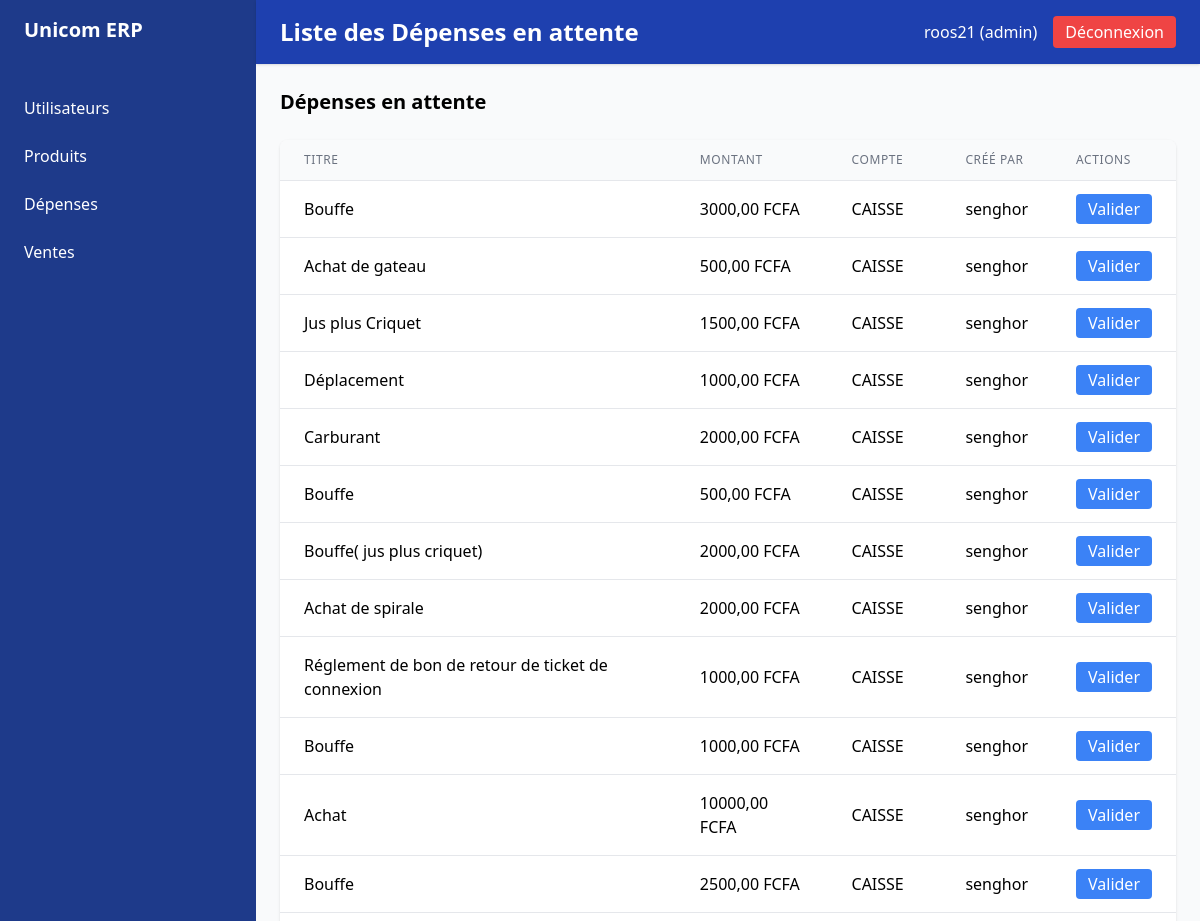
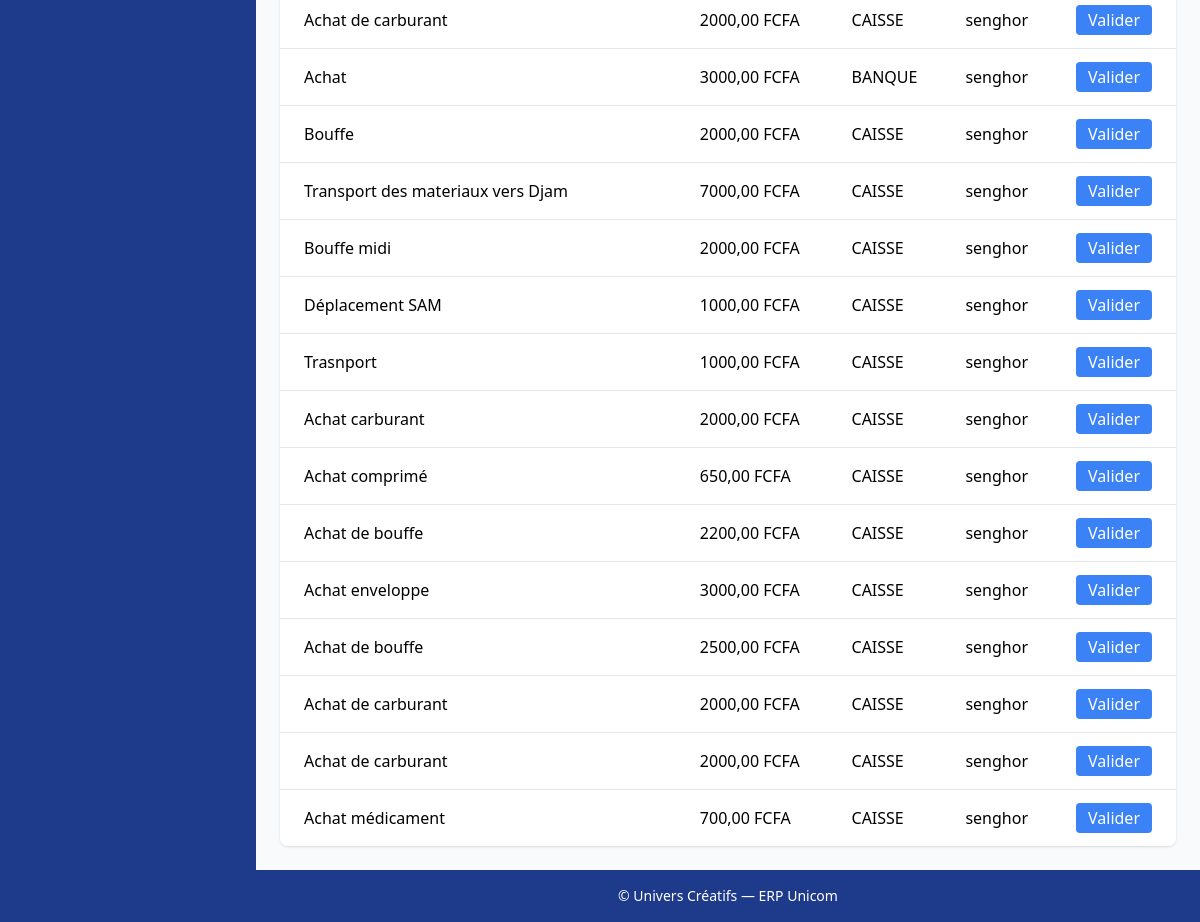
/expenses/pending/ (signed in), run on the app's committed database (2 pictures, top to bottom).
### accounts/models.py (models this page shows, shortened)
class User(AbstractUser, PermissionsMixin, SoftDeleteMixin):
    class Role(models.TextChoices):
        GERANT = "gerant", "Gérant d'antenne"
        ADMIN = "admin", "Admin central"
        DIRECTEUR = "directeur", "Directeur"
        SUPERVISEUR = "superviseur", "Superviseur régional"
    role = models.CharField(
        max_length=20,
        choices=Role.choices,
        default=Role.GERANT,
        help_text="Détermine les permissions et les accès aux modules."
    )
    antenne = models.CharField(
        max_length=255,
        blank=True,
        null=True,
        help_text="Nom de l'antenne rattachée"
    )
    telephone = models.CharField(
        max_length=20,
        blank=True,
        null=True,
        help_text="Numéro de téléphone professionnel"
    )
    is_blocked = models.BooleanField(
        default=False,
        help_text="Blocage manuel : coupe l'accès sans supprimer le compte."
    )
    date_creation = models.DateTimeField(
        auto_now_add=True,
        help_text="Date de création du compte"
    )
    date_derniere_connexion = models.DateTimeField(
        blank=True,
        null=True,
        help_text="Dernière connexion réussie"
    )
    groups = models.ManyToManyField(
        'auth.Group',
        related_name='accounts_user_set',
        related_query_name='accounts_user',
        blank=True,
        help_text='Groupes de permissions de l’utilisateur.'
    )
    user_permissions = models.ManyToManyField(
        'auth.Permission',
        related_name='accounts_user_set',
        related_query_name='accounts_user',
        blank=True,
        help_text='Permissions spécifiques de l’utilisateur.'
    )
    def has_permission(self, permission_name):
        from .permissions import ROLE_PERMISSIONS
        return permission_name in ROLE_PERMISSIONS.get(self.role, set())

### expense/models.py (models this page shows, shortened)
class Expense(models.Model):
    STATUS = (
        ("PENDING", "En attente"),
        ("IN_REVIEW", "En validation"),
        ("APPROVED", "Approuvée"),
        ("REJECTED", "Rejetée"),
        ("PAID", "Payée"),
    )
    title = models.CharField(max_length=255)
    category = models.ForeignKey(ExpenseCategory, on_delete=models.SET_NULL, null=True)
    account = models.ForeignKey(AccountMoney, on_delete=models.CASCADE)
    amount = models.DecimalField(max_digits=12, decimal_places=2)
    description = models.TextField(blank=True, null=True)
    created_by = models.ForeignKey(settings.AUTH_USER_MODEL, on_delete=models.CASCADE, related_name="expenses_created")
    status = models.CharField(max_length=20, choices=STATUS, default="PENDING")
    created_at = models.DateTimeField(auto_now_add=True)

class AccountMoney(models.Model):
    ACCOUNT_TYPES = (
        ("CAISSE", "Caisse"),
        ("BANQUE", "Compte Bancaire"),
    )
    name = models.CharField(max_length=150)
    type = models.CharField(max_length=20, choices=ACCOUNT_TYPES)
    balance = models.DecimalField(max_digits=12, decimal_places=2, default=0.00)
    created_at = models.DateTimeField(auto_now_add=True,null=True, blank=True)

### accounts/decorators.py (the view)
        def wrapper(request, *args, **kwargs):
            user = request.user
            if not user.is_authenticated:
                return redirect("accounts:login")  # Redirige l'utilisateur vers la page de login si non authentifié
            if not user.has_permission(permission):
                messages.error(request, "Vous n'avez pas la permission d'effectuer cette action.")
                return redirect("accounts:no_permission")  # Redirige vers la page de permission manquante
            return view_func(request, *args, **kwargs)

### accounts/templatetags/auth_extras.py (called while the page is built)
@register.simple_tag
def role_permissions(role):
    return ROLE_PERMISSIONS.get(role, set())

### accounts/templatetags/permissions_extras.py (called while the page is built)
@register.filter
def has_permission(user, perm_name):
    return user.has_permission(perm_name)

### expense/views.py (called while the page is built)
@login_required
@permission_required(Permissions.VALIDATE_DEPENSES)
def pending_expenses_list(request):
    expenses = Expense.objects.filter(status__in=['PENDING', 'IN_REVIEW']).order_by('-created_at')
    context = {
        'expenses': expenses
    }
    return render(request, 'expenses/pending_list.html', context)

### templates/expenses/pending_list.html (shortened to what this page needs)
{% extends "base.html" %}
{% load permissions_extras %}
{% block page_title %}Liste des Dépenses en attente{% endblock %}
{% block content %}
<div class="flex justify-between items-center mb-6">
  <h2 class="text-xl font-semibold">Dépenses en attente</h2>
</div>
<div class="overflow-x-auto bg-white shadow rounded-lg">
  <table class="min-w-full divide-y divide-gray-200">
    <thead class="bg-gray-50">
      <tr>
        <th class="px-6 py-3 text-left text-xs font-medium text-gray-500 uppercase tracking-wider">Titre</th>
        <th class="px-6 py-3 text-left text-xs font-medium text-gray-500 uppercase tracking-wider">Montant</th>
        <th class="px-6 py-3 text-left text-xs font-medium text-gray-500 uppercase tracking-wider">Compte</th>
        <th class="px-6 py-3 text-left text-xs font-medium text-gray-500 uppercase tracking-wider">Créé par</th>
        <th class="px-6 py-3 text-left text-xs font-medium text-gray-500 uppercase tracking-wider">Actions</th>
      </tr>
    </thead>
    <tbody class="bg-white divide-y divide-gray-200">
      {% for expense in expenses %}
      <tr>
        <td class="px-6 py-4">{{ expense.title }}</td>
        <td class="px-6 py-4">{{ expense.amount|floatformat:2 }} FCFA</td>
        <td class="px-6 py-4">{{ expense.account.name }}</td>
        <td class="px-6 py-4">{{ expense.created_by.username }}</td>
        <td class="px-6 py-4 space-x-2">
          {% if user|has_permission:"validate_depenses"%}
            <a href="{% url 'expenses:approve_expense' expense.id %}" class="px-3 py-1 bg-blue-500 text-white rounded hover:bg-blue-600">Valider</a>
          {% endif %}
        </td>
      </tr>
      {% empty %}
      <tr>
        <td colspan="5" class="px-6 py-4 text-center text-gray-500">Aucune dépense en attente.</td>
      </tr>
      {% endfor %}
    </tbody>
  </table>
</div>
{% endblock %}

### templates/base.html (shortened to what this page needs)
{% load auth_extras %}
{% load static %}
<!DOCTYPE html>
<html lang="fr">
  <head>
    <script src="https://cdn.tailwindcss.com"></script>
  </head>
  <body class="bg-gray-50 flex min-h-screen">
    <aside class="w-64 bg-blue-900 text-white flex-shrink-0">
        {% include 'nav/navbar.html' %}
    </aside>
    <div class="flex-1 flex flex-col">
      <header class="bg-blue-800 text-white shadow px-6 py-4 flex justify-between items-center">
        <h1 class="text-2xl font-semibold">
          {% block page_title %}{% endblock %}
        </h1>
        <div class="flex items-center space-x-4">
          {% if user.is_authenticated %}
            <span class="font-medium">{{ user.username }} ({{ user.role }})</span>
            <a href="{% url 'accounts:logout' %}" class="px-3 py-1 bg-red-500 hover:bg-red-600 rounded">Déconnexion</a>
          {% endif %}
        </div>
      </header>
      <main class="flex-1 p-6 overflow-auto">
        {% block content %}
        {% endblock %}
      </main>
      <footer class="bg-blue-900 text-white text-center py-4 text-sm">&copy; {{ now.year }} Univers Créatifs — ERP Unicom</footer>
    </div>
  </body>
</html>

### data on the page
User: username "roos21", role "admin"
Expense: title "Bouffe", amount "3000,00", account.name "CAISSE", created_by.username "senghor"
Expense: title "Achat de gateau", amount "500,00", account.name "CAISSE", created_by.username "senghor"
Expense: title "Jus plus Criquet", amount "1500,00", account.name "CAISSE", created_by.username "senghor"
Expense: title "Déplacement", amount "1000,00", account.name "CAISSE", created_by.username "senghor"
Expense: title "Carburant", amount "2000,00", account.name "CAISSE", created_by.username "senghor"
Expense: title "Bouffe", amount "500,00", account.name "CAISSE", created_by.username "senghor"
Expense: title "Bouffe( jus plus criquet)", amount "2000,00", account.name "CAISSE", created_by.username "senghor"
Expense: title "Achat de spirale", amount "2000,00", account.name "CAISSE", created_by.username "senghor"
Expense: title "Réglement de bon de retour de ticket de connexion", amount "1000,00", account.name "CAISSE", created_by.username "senghor"
Expense: title "Bouffe", amount "1000,00", account.name "CAISSE", created_by.username "senghor"
Expense: title "Achat", amount "10000,00", account.name "CAISSE", created_by.username "senghor"
Expense: title "Bouffe", amount "2500,00", account.name "CAISSE", created_by.username "senghor"
Expense: title "Achat de carburant", amount "2000,00", account.name "CAISSE", created_by.username "senghor"
Expense: title "Achat", amount "3000,00", account.name "BANQUE", created_by.username "senghor"
Expense: title "Bouffe", amount "2000,00", account.name "CAISSE", created_by.username "senghor"
Expense: title "Transport des materiaux vers Djam", amount "7000,00", account.name "CAISSE", created_by.username "senghor"
Expense: title "Bouffe midi", amount "2000,00", account.name "CAISSE", created_by.username "senghor"
Expense: title "Déplacement SAM", amount "1000,00", account.name "CAISSE", created_by.username "senghor"
Expense: title "Trasnport", amount "1000,00", account.name "CAISSE", created_by.username "senghor"
Expense: title "Achat carburant", amount "2000,00", account.name "CAISSE", created_by.username "senghor"
Expense: title "Achat comprimé", amount "650,00", account.name "CAISSE", created_by.username "senghor"
Expense: title "Achat de bouffe", amount "2200,00", account.name "CAISSE", created_by.username "senghor"
Expense: title "Achat enveloppe", amount "3000,00", account.name "CAISSE", created_by.username "senghor"
Expense: title "Achat de bouffe", amount "2500,00", account.name "CAISSE", created_by.username "senghor"
Expense: title "Achat de carburant", amount "2000,00", account.name "CAISSE", created_by.username "senghor"
Expense: title "Achat de carburant", amount "2000,00", account.name "CAISSE", created_by.username "senghor"
Expense: title "Achat médicament", amount "700,00", account.name "CAISSE", created_by.username "senghor"
